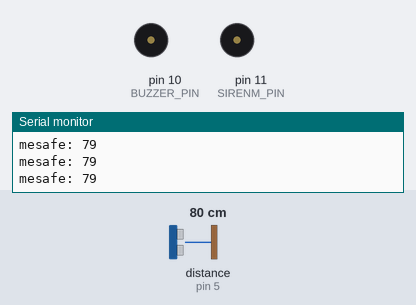
Bench run of a sketch on a simulated Arduino Uno, built with avr-gcc and run on an emulated ATmega328P. On the bench: buzzer (waves = sounding, pin HIGH), the last lines printed to the serial monitor. Wiring (inferred from the names in the program): ultrasonic range finder: trigger pin 4; echo pin 5. The inputs (shaded band) are chosen by the test bench; at power-on: distance to the obstacle (sensor on pin 5) 80 cm. The echo pulse lasts 58.3 µs per cm; pins used as bus, display or sensor lines are not drawn.

Above: at 1.2 s.
1.3 s: distance to the obstacle (sensor on pin 5) set to 23 cm
4.3 s: distance to the obstacle (sensor on pin 5) set to 19 cm
At 4.57 s:
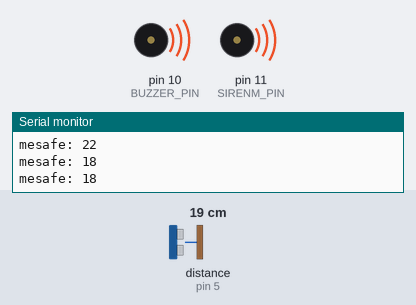
7.3 s: distance to the obstacle (sensor on pin 5) set to 35 cm
At 8.0 s:
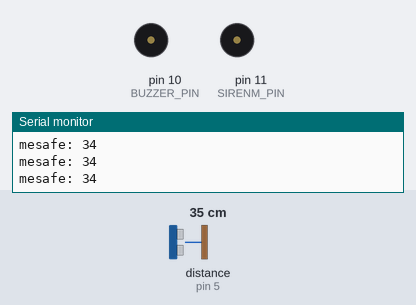
8.8 s: distance to the obstacle (sensor on pin 5) set to 2 cm
At 9.06 s:
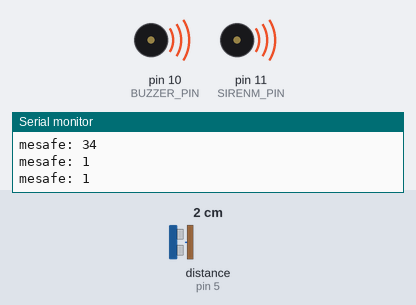
Timing chart, 0 to 12.8 s (numbered marks = the images above; inputs shaded):
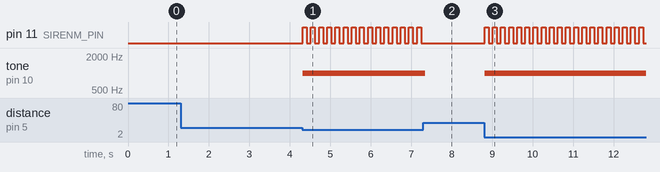

The sketch:

alarm.ino
```cpp
const int TRIG_PIN = 4;
const int ECHO_PIN = 5;
const int BUZZER_PIN = 10;
const int SIRENM_PIN = 11;
const int SIRENK_PIN = 12;
const int BUTTON_PIN = 6;

bool alarmAktif = false;

void setup() {
Serial.begin(9600);
pinMode(TRIG_PIN, OUTPUT);
pinMode(ECHO_PIN, INPUT);
pinMode(BUZZER_PIN, OUTPUT);
pinMode(SIRENM_PIN, OUTPUT);
pinMode(SIRENK_PIN, OUTPUT);
pinMode(SIRENK_PIN, INPUT_PULLUP);

}

void loop() {
digitalWrite(TRIG_PIN, LOW);
delayMicroseconds(2);
digitalWrite(TRIG_PIN, HIGH);
delayMicroseconds(10);
digitalWrite(TRIG_PIN, LOW);

long duration = pulseIn(ECHO_PIN, HIGH);
long distance = duration * 0.034 / 2;

Serial.print("mesafe: ");
Serial.println(distance);


if (distance > 0 && distance < 20) {
    tone(BUZZER_PIN, 1000);
    digitalWrite(SIRENM_PIN, HIGH);
    digitalWrite(SIRENK_PIN, LOW);
    delay(100);
    digitalWrite(SIRENM_PIN, LOW);
    digitalWrite(SIRENK_PIN, HIGH);
    delay(100);

}

  else {
    noTone(BUZZER_PIN);
    digitalWrite(SIRENK_PIN, LOW);
    digitalWrite(SIRENK_PIN, LOW);
  }

}
```

Measured:
- the behaviour switches between 21 and 20 cm on distance to the obstacle (sensor on pin 5) (found by bisection; images 0 and 1)
- after the input at 4.3 s, pin 11 (SIRENM_PIN): alternates HIGH for 0.10 s and LOW for 0.10 s, starting at once; tone on pin 10 (BUZZER_PIN): silent → 1000 Hz at once
- after the input at 7.3 s, pin 11 (SIRENM_PIN): stops changing and stays LOW; tone on pin 10 (BUZZER_PIN): 1000 Hz → silent after 0.05 s
- after the input at 8.8 s, pin 11 (SIRENM_PIN): alternates HIGH for 0.10 s and LOW for 0.10 s, starting at once; tone on pin 10 (BUZZER_PIN): silent → 1000 Hz at once
